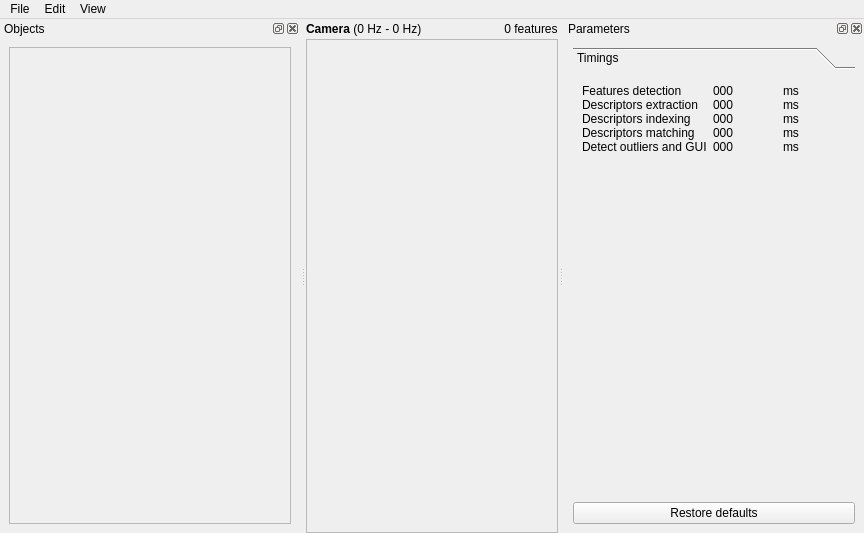
<?xml version="1.0" encoding="UTF-8"?>
<ui version="4.0">
 <class>mainWindow</class>
 <widget class="QMainWindow" name="mainWindow">
  <property name="geometry">
   <rect>
    <x>0</x>
    <y>0</y>
    <width>864</width>
    <height>533</height>
   </rect>
  </property>
  <property name="windowTitle">
   <string>Find object</string>
  </property>
  <widget class="QWidget" name="centralwidget">
   <layout class="QHBoxLayout" name="horizontalLayout" stretch="2">
    <property name="spacing">
     <number>0</number>
    </property>
    <property name="margin">
     <number>0</number>
    </property>
    <item>
     <layout class="QVBoxLayout" name="verticalLayout" stretch="0,1">
      <property name="spacing">
       <number>0</number>
      </property>
      <item>
       <layout class="QHBoxLayout" name="horizontalLayout_2" stretch="0,0,0,0,0,0,0">
        <item>
         <widget class="QLabel" name="label_5">
          <property name="font">
           <font>
            <weight>75</weight>
            <bold>true</bold>
           </font>
          </property>
          <property name="text">
           <string>Camera</string>
          </property>
         </widget>
        </item>
        <item>
         <widget class="QLabel" name="label_timeRefreshRate">
          <property name="text">
           <string> (0 Hz - 0 Hz)</string>
          </property>
         </widget>
        </item>
        <item>
         <spacer name="horizontalSpacer_2">
          <property name="orientation">
           <enum>Qt::Horizontal</enum>
          </property>
          <property name="sizeHint" stdset="0">
           <size>
            <width>40</width>
            <height>20</height>
           </size>
          </property>
         </spacer>
        </item>
        <item>
         <widget class="QLabel" name="label_detectorDescriptorType">
          <property name="text">
           <string/>
          </property>
         </widget>
        </item>
        <item>
         <spacer name="horizontalSpacer">
          <property name="orientation">
           <enum>Qt::Horizontal</enum>
          </property>
          <property name="sizeHint" stdset="0">
           <size>
            <width>40</width>
            <height>20</height>
           </size>
          </property>
         </spacer>
        </item>
        <item>
         <widget class="QLabel" name="label_nfeatures">
          <property name="text">
           <string>0</string>
          </property>
          <property name="alignment">
           <set>Qt::AlignRight|Qt::AlignTrailing|Qt::AlignVCenter</set>
          </property>
         </widget>
        </item>
        <item>
         <widget class="QLabel" name="label_15">
          <property name="text">
           <string> features</string>
          </property>
         </widget>
        </item>
       </layout>
      </item>
      <item>
       <widget class="QFrame" name="frame">
        <property name="frameShape">
         <enum>QFrame::StyledPanel</enum>
        </property>
        <property name="frameShadow">
         <enum>QFrame::Raised</enum>
        </property>
        <layout class="QVBoxLayout" name="verticalLayout_3">
         <property name="spacing">
          <number>0</number>
         </property>
         <property name="margin">
          <number>0</number>
         </property>
         <item>
          <widget class="Object" name="imageView_source" native="true"/>
         </item>
        </layout>
       </widget>
      </item>
     </layout>
    </item>
   </layout>
  </widget>
  <widget class="QMenuBar" name="menubar">
   <property name="geometry">
    <rect>
     <x>0</x>
     <y>0</y>
     <width>864</width>
     <height>25</height>
    </rect>
   </property>
   <widget class="QMenu" name="menuFile">
    <property name="title">
     <string>File</string>
    </property>
    <addaction name="actionLoad_objects"/>
    <addaction name="actionSave_objects"/>
    <addaction name="separator"/>
    <addaction name="actionExit"/>
   </widget>
   <widget class="QMenu" name="menuEdit">
    <property name="title">
     <string>Edit</string>
    </property>
    <addaction name="actionAdd_object"/>
    <addaction name="actionStart_camera"/>
    <addaction name="actionStop_camera"/>
   </widget>
   <widget class="QMenu" name="menuView">
    <property name="title">
     <string>View</string>
    </property>
   </widget>
   <addaction name="menuFile"/>
   <addaction name="menuEdit"/>
   <addaction name="menuView"/>
  </widget>
  <widget class="QDockWidget" name="dockWidget_parameters">
   <property name="minimumSize">
    <size>
     <width>300</width>
     <height>180</height>
    </size>
   </property>
   <property name="floating">
    <bool>false</bool>
   </property>
   <property name="windowTitle">
    <string>Parameters</string>
   </property>
   <attribute name="dockWidgetArea">
    <number>2</number>
   </attribute>
   <widget class="QWidget" name="dockWidgetContents">
    <layout class="QVBoxLayout" name="verticalLayout_4">
     <item>
      <widget class="ParametersToolBox" name="toolBox">
       <property name="currentIndex">
        <number>0</number>
       </property>
       <widget class="QWidget" name="page_1">
        <property name="geometry">
         <rect>
          <x>0</x>
          <y>0</y>
          <width>282</width>
          <height>401</height>
         </rect>
        </property>
        <attribute name="label">
         <string>Timings</string>
        </attribute>
        <layout class="QVBoxLayout" name="verticalLayout_5">
         <item>
          <layout class="QGridLayout" name="gridLayout" columnstretch="0,0,0">
           <property name="horizontalSpacing">
            <number>6</number>
           </property>
           <property name="verticalSpacing">
            <number>0</number>
           </property>
           <property name="margin">
            <number>0</number>
           </property>
           <item row="0" column="2">
            <widget class="QLabel" name="label_3">
             <property name="text">
              <string>ms</string>
             </property>
            </widget>
           </item>
           <item row="1" column="1">
            <widget class="QLabel" name="label_timeExtraction">
             <property name="text">
              <string>000</string>
             </property>
            </widget>
           </item>
           <item row="1" column="2">
            <widget class="QLabel" name="label_4">
             <property name="text">
              <string>ms</string>
             </property>
            </widget>
           </item>
           <item row="1" column="0">
            <widget class="QLabel" name="label_2">
             <property name="text">
              <string>Descriptors extraction</string>
             </property>
            </widget>
           </item>
           <item row="0" column="0">
            <widget class="QLabel" name="label">
             <property name="text">
              <string>Features detection</string>
             </property>
            </widget>
           </item>
           <item row="0" column="1">
            <widget class="QLabel" name="label_timeDetection">
             <property name="text">
              <string>000</string>
             </property>
            </widget>
           </item>
           <item row="3" column="0">
            <widget class="QLabel" name="label_7">
             <property name="text">
              <string>Descriptors matching</string>
             </property>
            </widget>
           </item>
           <item row="2" column="0">
            <widget class="QLabel" name="label_8">
             <property name="text">
              <string>Descriptors indexing</string>
             </property>
            </widget>
           </item>
           <item row="2" column="1">
            <widget class="QLabel" name="label_timeIndexing">
             <property name="text">
              <string>000</string>
             </property>
            </widget>
           </item>
           <item row="3" column="1">
            <widget class="QLabel" name="label_timeMatching">
             <property name="text">
              <string>000</string>
             </property>
            </widget>
           </item>
           <item row="2" column="2">
            <widget class="QLabel" name="label_9">
             <property name="text">
              <string>ms</string>
             </property>
            </widget>
           </item>
           <item row="3" column="2">
            <widget class="QLabel" name="label_10">
             <property name="text">
              <string>ms</string>
             </property>
            </widget>
           </item>
           <item row="4" column="0">
            <widget class="QLabel" name="label_11">
             <property name="text">
              <string>Detect outliers and GUI</string>
             </property>
            </widget>
           </item>
           <item row="4" column="1">
            <widget class="QLabel" name="label_timeGui">
             <property name="text">
              <string>000</string>
             </property>
            </widget>
           </item>
           <item row="4" column="2">
            <widget class="QLabel" name="label_12">
             <property name="text">
              <string>ms</string>
             </property>
            </widget>
           </item>
          </layout>
         </item>
         <item>
          <spacer name="verticalSpacer_2">
           <property name="orientation">
            <enum>Qt::Vertical</enum>
           </property>
           <property name="sizeHint" stdset="0">
            <size>
             <width>20</width>
             <height>174</height>
            </size>
           </property>
          </spacer>
         </item>
        </layout>
       </widget>
      </widget>
     </item>
     <item>
      <widget class="QPushButton" name="pushButton_restoreDefaults">
       <property name="text">
        <string>Restore defaults</string>
       </property>
      </widget>
     </item>
    </layout>
   </widget>
  </widget>
  <widget class="QDockWidget" name="dockWidget_objects">
   <property name="minimumSize">
    <size>
     <width>300</width>
     <height>121</height>
    </size>
   </property>
   <property name="windowTitle">
    <string>Objects</string>
   </property>
   <attribute name="dockWidgetArea">
    <number>1</number>
   </attribute>
   <widget class="QWidget" name="dockWidgetContents_2">
    <layout class="QVBoxLayout" name="verticalLayout_6">
     <item>
      <widget class="QScrollArea" name="objects_area">
       <property name="minimumSize">
        <size>
         <width>150</width>
         <height>0</height>
        </size>
       </property>
       <property name="widgetResizable">
        <bool>true</bool>
       </property>
       <widget class="QWidget" name="scrollAreaWidgetContents">
        <property name="geometry">
         <rect>
          <x>0</x>
          <y>0</y>
          <width>280</width>
          <height>463</height>
         </rect>
        </property>
        <layout class="QVBoxLayout" name="verticalLayout_objects">
         <property name="margin">
          <number>0</number>
         </property>
         <item>
          <spacer name="verticalSpacer">
           <property name="orientation">
            <enum>Qt::Vertical</enum>
           </property>
           <property name="sizeHint" stdset="0">
            <size>
             <width>20</width>
             <height>230</height>
            </size>
           </property>
          </spacer>
         </item>
        </layout>
       </widget>
      </widget>
     </item>
    </layout>
   </widget>
  </widget>
  <action name="actionExit">
   <property name="text">
    <string>Exit</string>
   </property>
  </action>
  <action name="actionAdd_object">
   <property name="text">
    <string>Add object...</string>
   </property>
  </action>
  <action name="actionStart_camera">
   <property name="text">
    <string>Start camera</string>
   </property>
  </action>
  <action name="actionStop_camera">
   <property name="text">
    <string>Stop camera</string>
   </property>
  </action>
  <action name="actionSave_objects">
   <property name="text">
    <string>Save objects...</string>
   </property>
  </action>
  <action name="actionLoad_objects">
   <property name="text">
    <string>Load objects...</string>
   </property>
  </action>
 </widget>
 <customwidgets>
  <customwidget>
   <class>Object</class>
   <extends>QWidget</extends>
   <header>Object.h</header>
   <container>1</container>
  </customwidget>
  <customwidget>
   <class>ParametersToolBox</class>
   <extends>QToolBox</extends>
   <header>ParametersToolBox.h</header>
   <container>1</container>
  </customwidget>
 </customwidgets>
 <resources/>
 <connections/>
</ui>
